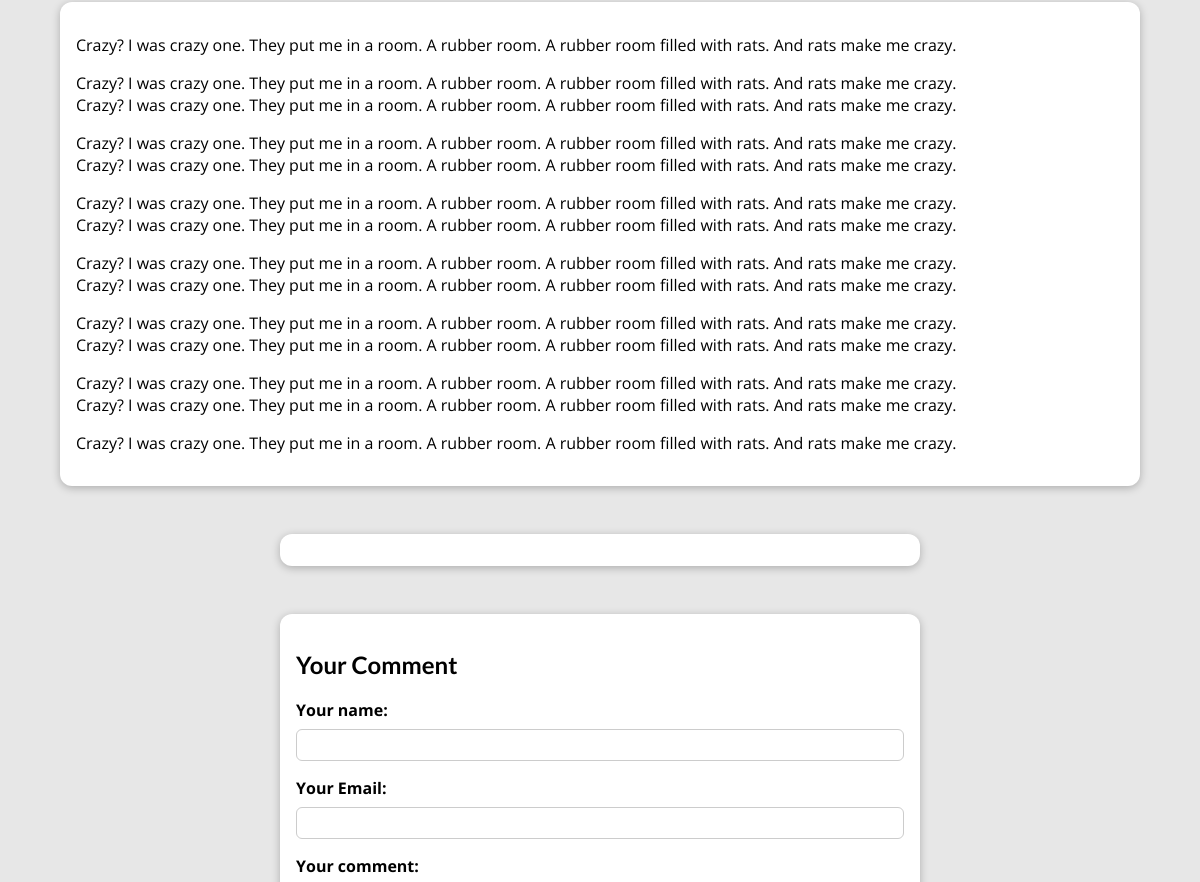
The app's page /posts/hike-in-the-mountains (middle part), older data.
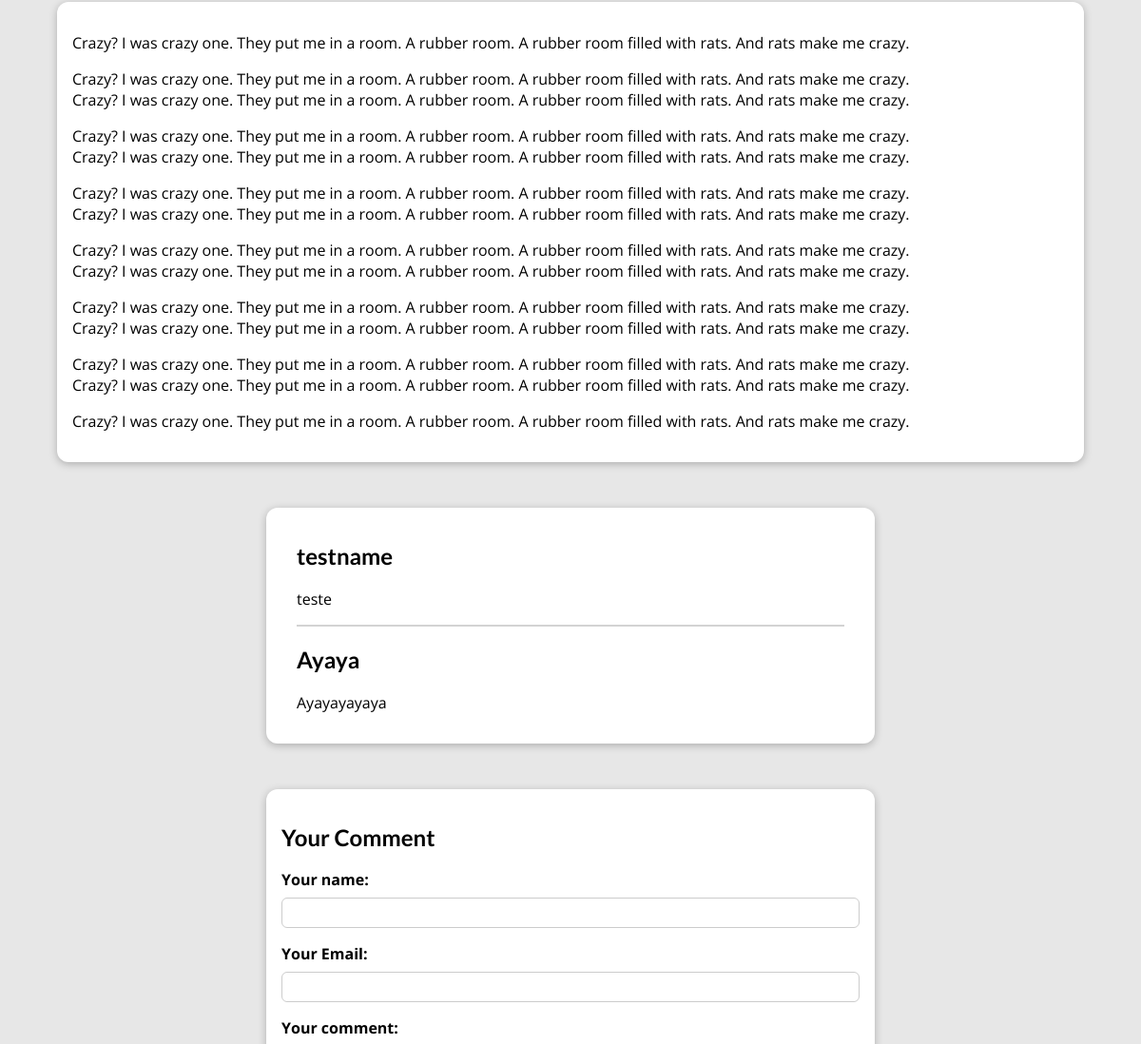
The same page, newer data.
### blog/models.py (models this page shows, shortened)
class Post(models.Model):
    title = models.CharField(max_length=150)
    excerpt = models.CharField(max_length=200)
    image = models.ImageField(upload_to='posts', null=True)
    date = models.DateField(auto_now=True)
    slug = models.SlugField(unique=True)  # db_index=True is default
    content = models.TextField(validators=[MinLengthValidator(10)])
    author = models.ForeignKey(
        Author, on_delete=models.SET_NULL, null=True, related_name='posts')
    tags = models.ManyToManyField(Tag)

class Comment(models.Model):
    user_name = models.CharField(max_length=50)
    user_email = models.EmailField()
    text = models.TextField(max_length=400)
    post = models.ForeignKey(
        Post, on_delete=models.CASCADE, related_name='comments')

### blog/views.py (the view, shortened to what this page needs)
# urls.py: path('posts/<slug:slug>', views.SinglePostView.as_view(),
class SinglePostView(View):
    def is_stored_post(self, request, post_id):
        stored_posts = request.session.get('stored_posts')
        if stored_posts is not None:
            is_saved_for_later = post_id in stored_posts
        else:
            is_saved_for_later = False
        return is_saved_for_later
    def get(self, request, slug):
        post = Post.objects.get(slug=slug)
        context = {
            'post': post,
            'post_tags': post.tags.all(),
            'comment_form': CommentForm(),
            'comments': post.comments.all().order_by('-id'),
            'saved_for_later': self.is_stored_post(request, post.id),
        }
        return render(request, 'blog/post-detail.html', context)

### blog/forms.py
class CommentForm(forms.ModelForm):
    class Meta:
        model = Comment
        exclude = ['post']
        labels = {
            'user_name': 'Your name',
            'user_email': 'Your Email',
            'text': 'Your comment',
        }

### blog/models.py (called while the page is built)
    def full_name(self):
        return f'{self.first_name} {self.last_name}'

    def __str__(self):
        return self.full_name()

### blog/templates/blog/post-detail.html (shortened to what this page needs)
{% extends "base.html" %}
{% load static %}
{% block css_files %}
    <link rel="stylesheet" href="{% static "blog/post-detail.css" %}">
{% endblock css_files %}
{% block content %}
<main>
    {{post.content|linebreaks}}
</main>
<section id='comments'>
    <ul>
        {% for comment in comments %}
            <li>
                <h2>
                    {{comment.user_name}}
                </h2>
                <p>
                    {{comment.text|linebreaks}}
                </p>
            </li>
        {% endfor %}
    </ul>
</section>
<section id='comment-form'>
    <h2>
        Your Comment
    </h2>
    <form action='{% url "post-detail-page" post.slug %}' method='POST'>
        {% for form_field in comment_form %}
        <div class='form-control {% if form_field.errors %}invalid{% endif %}'>
            {{form_field.label_tag}}
            {{form_field}}
        </div>
        {% endfor %}
    </form>
</section>
{% endblock content %}

### templates/base.html (shortened to what this page needs)
{% load static %}
<!DOCTYPE html>
<html lang="en">
<head>
    <link rel="stylesheet" href="{% static "app.css" %}">
    {% block css_files %}{% endblock css_files %}
</head>
<body>
    {% block content %}{% endblock content %}
</body>
</html>

### static/app.css (style rules this page uses)
* { box-sizing: border-box; }
html { font-family: 'Open Sans', 'Lato', sans-serif; }
body { margin: 0; }
h1, h2, h3 { font-family: 'Lato', sans-serif; font-weight: bold; }

### blog/static/blog/post-detail.css (style rules this page uses)
body { background-color: #e7e7e7; }
main { width: 90%; max-width: 90rem; margin: 3rem auto; background-color: white; padding: 1rem; border-radius: 12px; box-shadow: 0 2px 8px rgba(0, 0, 0, 0.25); }
.form-control { margin-bottom: 1rem; }
.form-control label { font-weight: bold; margin-bottom: 0.5rem; display: block; }
.form-control input, .form-control textarea { display: block; width: 100%; font: inherit; padding: 0.25rem; border-radius: 6px; border: 1px solid #ccc; }
#comment-form { margin: 3rem auto; width: 90%; max-width: 40rem; border-radius: 12px; background-color: white; box-shadow: 0 2px 8px rgba(0, 0, 0, 0.25); padding: 1rem; }
#comments { margin: 3rem auto; width: 90%; max-width: 40rem; border-radius: 12px; background-color: white; box-shadow: 0 2px 8px rgba(0, 0, 0, 0.25); padding: 1rem 2rem; }
#comments ul { list-style: none; margin: 0; padding: 0; }
#comments li { margin-bottom: 1rem; border-bottom: 2px solid lightgray; }
#comments li:last-of-type { border-bottom: none; }

Row changes from the older to the newer data that the page shows:
added Comment: user_name "testname", text "teste"
added Comment: user_name "Ayaya", text "Ayayayayaya"
